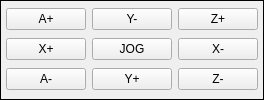
                  <widget class="QFrame" name="gridFrame">
                   <property name="minimumSize">
                    <size>
                     <width>0</width>
                     <height>0</height>
                    </size>
                   </property>
                   <property name="styleSheet">
                    <string notr="true">ActionButton {
min-height: 45px;
max-height: 48px;
font: 12pt &quot;DejaVu Sans&quot;;
color: rgb(255, 255, 255);
background-color:rgb(52, 101, 164);
}</string>
                   </property>
                   <property name="frameShape">
                    <enum>QFrame::Box</enum>
                   </property>
                   <layout class="QGridLayout" name="gridLayout_6">
                    <property name="leftMargin">
                     <number>5</number>
                    </property>
                    <property name="topMargin">
                     <number>5</number>
                    </property>
                    <property name="rightMargin">
                     <number>5</number>
                    </property>
                    <property name="bottomMargin">
                     <number>5</number>
                    </property>
                    <item row="2" column="1">
                     <widget class="ActionButton" name="jog_y_pos">
                      <property name="text">
                       <string>Y+</string>
                      </property>
                      <property name="actionName" stdset="0">
                       <string>machine.jog.axis:y,pos</string>
                      </property>
                     </widget>
                    </item>
                    <item row="1" column="2">
                     <widget class="ActionButton" name="jog_x_neg">
                      <property name="text">
                       <string>X-</string>
                      </property>
                      <property name="actionName" stdset="0">
                       <string>machine.jog.axis:x,neg</string>
                      </property>
                     </widget>
                    </item>
                    <item row="2" column="0">
                     <widget class="ActionButton" name="jog_a_neg">
                      <property name="text">
                       <string>A-</string>
                      </property>
                      <property name="actionName" stdset="0">
                       <string>machine.jog.axis:a,neg</string>
                      </property>
                     </widget>
                    </item>
                    <item row="2" column="2">
                     <widget class="ActionButton" name="jog_z_neg">
                      <property name="text">
                       <string>Z-</string>
                      </property>
                      <property name="actionName" stdset="0">
                       <string>machine.jog.axis:z,neg</string>
                      </property>
                     </widget>
                    </item>
                    <item row="0" column="0">
                     <widget class="ActionButton" name="jog_a_pos">
                      <property name="text">
                       <string>A+</string>
                      </property>
                      <property name="actionName" stdset="0">
                       <string>machine.jog.axis:a,pos</string>
                      </property>
                     </widget>
                    </item>
                    <item row="0" column="2">
                     <widget class="ActionButton" name="jog_z_pos">
                      <property name="text">
                       <string>Z+</string>
                      </property>
                      <property name="actionName" stdset="0">
                       <string>machine.jog.axis:z,pos</string>
                      </property>
                     </widget>
                    </item>
                    <item row="0" column="1">
                     <widget class="ActionButton" name="jog_y_neg">
                      <property name="text">
                       <string>Y-</string>
                      </property>
                      <property name="actionName" stdset="0">
                       <string>machine.jog.axis:y,neg</string>
                      </property>
                     </widget>
                    </item>
                    <item row="1" column="0">
                     <widget class="ActionButton" name="jog_x_pos">
                      <property name="text">
                       <string>X+</string>
                      </property>
                      <property name="actionName" stdset="0">
                       <string>machine.jog.axis:x,pos</string>
                      </property>
                     </widget>
                    </item>
                    <item row="1" column="1">
                     <widget class="ActionButton" name="jog_continuous">
                      <property name="enabled">
                       <bool>true</bool>
                      </property>
                      <property name="text">
                       <string>JOG</string>
                      </property>
                      <property name="checkable">
                       <bool>false</bool>
                      </property>
                      <property name="rules" stdset="0">
                       <string>[]</string>
                      </property>
                      <property name="actionName" stdset="0">
                       <string>machine.jog-mode.toggle</string>
                      </property>
                     </widget>
                    </item>
                   </layout>
                  </widget>
